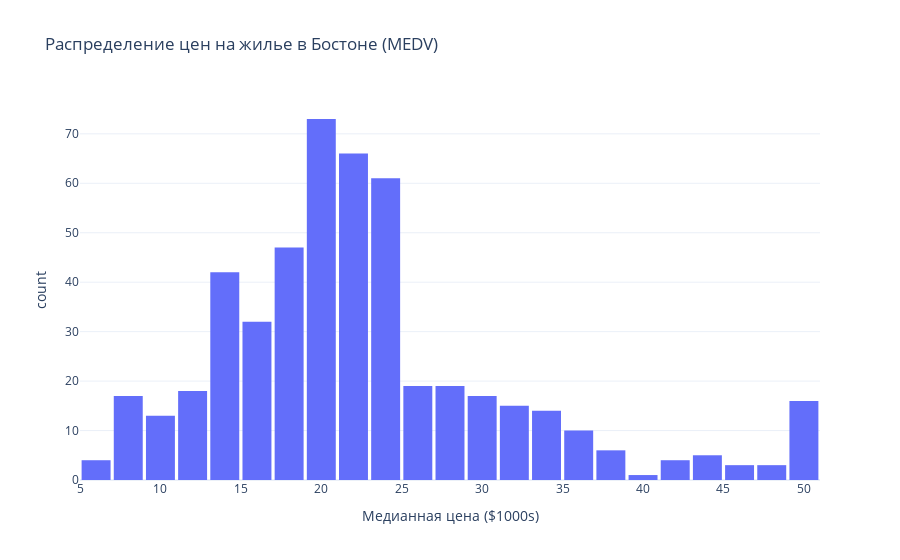

The cell this chart's notebook holds for it:
### Code cell
# Анализ распределения целевой переменной (MEDV - цены домов)
# px.histogram: создает интерактивную гистограмму
# x='MEDV': данные для оси X (цены)
# title: заголовок графика
# labels: переименовывает подписи осей для лучшей читаемости
# nbins=30: количество бинов (столбцов) в гистограмме
# template='plotly_white': использует белую тему для лучшей видимости

fig = px.histogram(df, 
                   x='MEDV', 
                   title='Распределение цен на жилье в Бостоне (MEDV)',
                   labels={'MEDV': 'Медианная цена ($1000s)'},
                   nbins=30,
                   template='plotly_white')
fig.update_layout(bargap=0.1)  # bargap: зазор между столбцами
fig.show()

### Figure 1 — Plotly figure (JSON) as saved in the notebook; plotly's stock layout.template omitted (floating-point values rounded to 4 significant figures; data arrays with more than 128 entries replaced by an {"elided": "..."} marker saying what was removed)
{"data": [{"bingroup": "x", "hovertemplate": "Медианная цена ($1000s)=%{x}<br>count=%{y}<extra></extra>", "legendgroup": "", "marker": {"color": "#636efa", "pattern": {"shape": ""}}, "name": "", "nbinsx": 30, "orientation": "v", "showlegend": false, "type": "histogram", "x": {"elided": "505 float values"}, "xaxis": "x", "yaxis": "y"}], "layout": {"bargap": 0.1, "barmode": "relative", "legend": {"tracegroupgap": 0}, "title": {"text": "Распределение цен на жилье в Бостоне (MEDV)"}, "xaxis": {"anchor": "y", "domain": [0, 1], "title": {"text": "Медианная цена ($1000s)"}}, "yaxis": {"anchor": "x", "domain": [0, 1], "title": {"text": "count"}}}}
